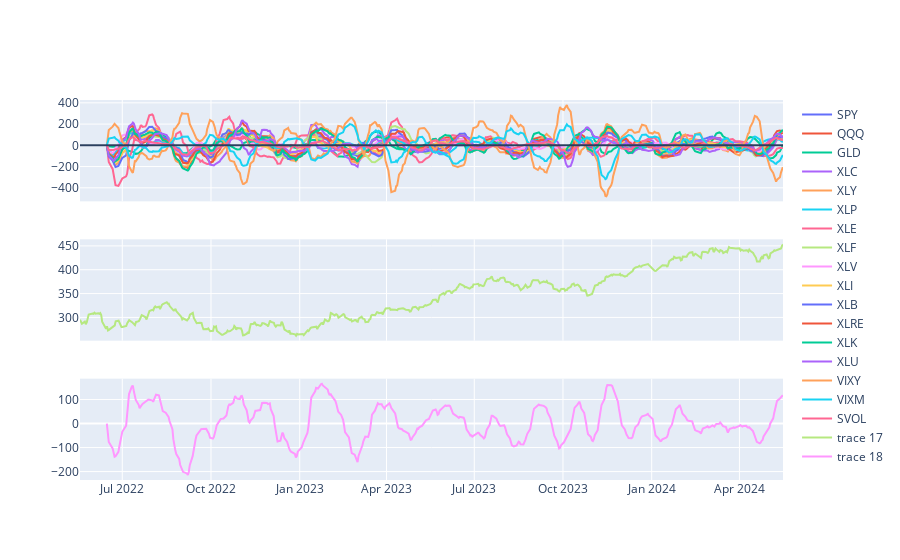

The code cell stored with this chart in its notebook:
### Code cell
df = pd.read_csv('data/QQQ.csv', parse_dates=['timestamp'], index_col=['timestamp'])
df.index = pd.to_datetime(df.index, unit='ms')
#fig.add_trace(name='raw', x=)
fig.add_hline(0)
fig.add_trace(go.Scatter(x=df.index, y=df['vwap']), row=2, col=1)
fig.add_trace(go.Scatter(x=sector_diff.index, y=sector_diff['QQQ']), row=3, col=1)
fig.show()

### Figure 1 — Plotly figure (JSON) as saved in the notebook; plotly's stock layout.template omitted (floating-point values rounded to 4 significant figures; data arrays with more than 128 entries replaced by an {"elided": "..."} marker saying what was removed)
{"data": [{"name": "SPY", "type": "scatter", "x": {"elided": "483 str values"}, "xaxis": "x", "y": {"elided": "483 float values"}, "yaxis": "y"}, {"name": "QQQ", "type": "scatter", "x": {"elided": "483 str values"}, "xaxis": "x", "y": {"elided": "483 float values"}, "yaxis": "y"}, {"name": "GLD", "type": "scatter", "x": {"elided": "483 str values"}, "xaxis": "x", "y": {"elided": "483 float values"}, "yaxis": "y"}, {"name": "XLC", "type": "scatter", "x": {"elided": "483 str values"}, "xaxis": "x", "y": {"elided": "483 float values"}, "yaxis": "y"}, {"name": "XLY", "type": "scatter", "x": {"elided": "483 str values"}, "xaxis": "x", "y": {"elided": "483 float values"}, "yaxis": "y"}, {"name": "XLP", "type": "scatter", "x": {"elided": "483 str values"}, "xaxis": "x", "y": {"elided": "483 float values"}, "yaxis": "y"}, {"name": "XLE", "type": "scatter", "x": {"elided": "483 str values"}, "xaxis": "x", "y": {"elided": "483 float values"}, "yaxis": "y"}, {"name": "XLF", "type": "scatter", "x": {"elided": "483 str values"}, "xaxis": "x", "y": {"elided": "483 float values"}, "yaxis": "y"}, {"name": "XLV", "type": "scatter", "x": {"elided": "483 str values"}, "xaxis": "x", "y": {"elided": "483 float values"}, "yaxis": "y"}, {"name": "XLI", "type": "scatter", "x": {"elided": "483 str values"}, "xaxis": "x", "y": {"elided": "483 float values"}, "yaxis": "y"}, {"name": "XLB", "type": "scatter", "x": {"elided": "483 str values"}, "xaxis": "x", "y": {"elided": "483 float values"}, "yaxis": "y"}, {"name": "XLRE", "type": "scatter", "x": {"elided": "483 str values"}, "xaxis": "x", "y": {"elided": "483 float values"}, "yaxis": "y"}, {"name": "XLK", "type": "scatter", "x": {"elided": "483 str values"}, "xaxis": "x", "y": {"elided": "483 float values"}, "yaxis": "y"}, {"name": "XLU", "type": "scatter", "x": {"elided": "483 str values"}, "xaxis": "x", "y": {"elided": "483 float values"}, "yaxis": "y"}, {"name": "VIXY", "type": "scatter", "x": {"elided": "483 str values"}, "xaxis": "x", "y": {"elided": "483 float values"}, "yaxis": "y"}, {"name": "VIXM", "type": "scatter", "x": {"elided": "483 str values"}, "xaxis": "x", "y": {"elided": "483 float values"}, "yaxis": "y"}, {"name": "SVOL", "type": "scatter", "x": {"elided": "483 str values"}, "xaxis": "x", "y": {"elided": "483 float values"}, "yaxis": "y"}, {"type": "scatter", "x": {"elided": "502 str values"}, "xaxis": "x2", "y": {"elided": "502 float values"}, "yaxis": "y2"}, {"type": "scatter", "x": {"elided": "483 str values"}, "xaxis": "x3", "y": {"elided": "483 float values"}, "yaxis": "y3"}], "layout": {"shapes": [{"type": "line", "x0": 0, "x1": 1, "xref": "x domain", "y0": 0, "y1": 0, "yref": "y"}], "xaxis": {"anchor": "y", "domain": [0, 1], "matches": "x3", "showticklabels": false}, "xaxis2": {"anchor": "y2", "domain": [0, 1], "matches": "x3", "showticklabels": false}, "xaxis3": {"anchor": "y3", "domain": [0, 1]}, "yaxis": {"anchor": "x", "domain": [0.7333, 1]}, "yaxis2": {"anchor": "x2", "domain": [0.3667, 0.6333]}, "yaxis3": {"anchor": "x3", "domain": [0, 0.2667]}}}
